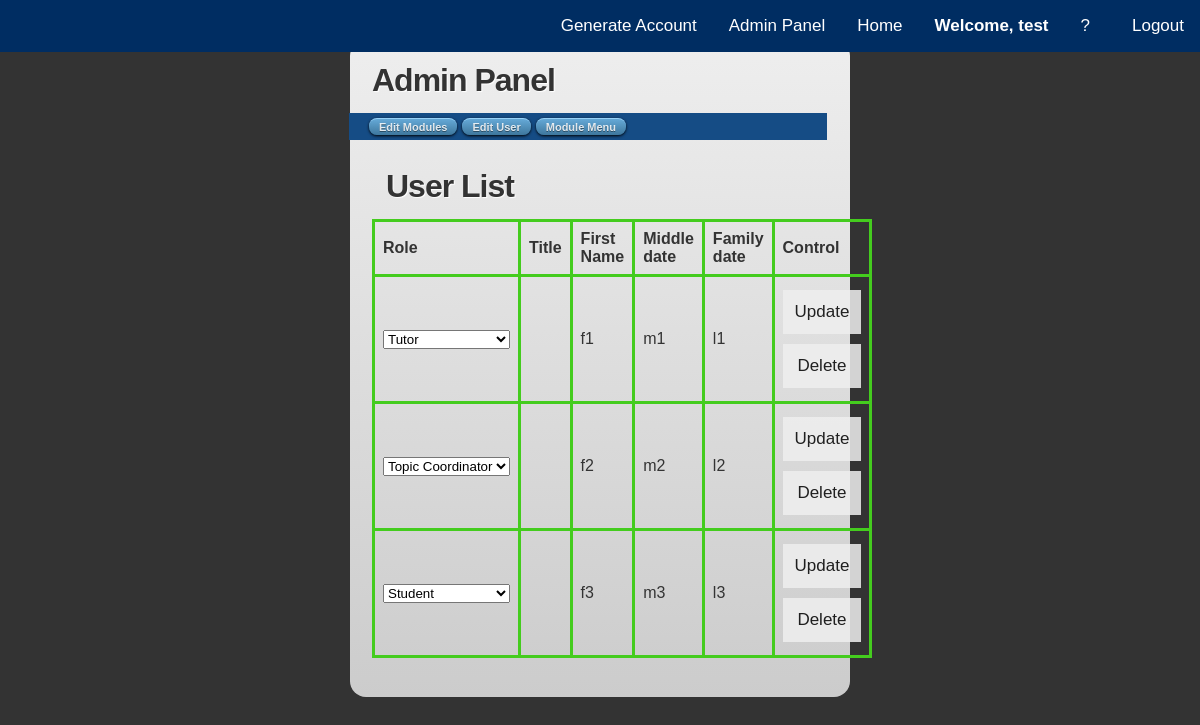
The app's page /editUser.php (signed in) with its own data.
### tables this page shows
CREATE TABLE `users` (
  `user_id` int(6) NOT NULL COMMENT 'Unique number ID for all users',
  `role_id` int(1) NOT NULL COMMENT 'User type',
  `title` char(3) DEFAULT NULL COMMENT 'User title',
  `first_name` char(20) DEFAULT NULL COMMENT 'User first name',
  `middle_name` char(20) DEFAULT NULL COMMENT 'User middle name',
  `family_name` char(20) DEFAULT NULL COMMENT 'User family name',
  `gender` char(1) DEFAULT NULL COMMENT 'User gender',
  `username` char(20) DEFAULT NULL COMMENT 'Username',
  `password` char(32) DEFAULT NULL COMMENT 'Password',
  `email_address` char(30) DEFAULT NULL COMMENT 'User email address',
  `student_id` char(7) DEFAULT NULL COMMENT 'Student ID or Staff ID',
  `FAN` char(8) DEFAULT NULL COMMENT 'FAN',
  `start_date` datetime DEFAULT NULL COMMENT 'User start effective date',
  `end_date` datetime DEFAULT NULL COMMENT 'User end effective date',
  `creted_date` datetime DEFAULT current_timestamp() COMMENT 'User created date',
  `created_by` char(6) DEFAULT NULL COMMENT 'User created by',
  `last_modified_date` datetime DEFAULT NULL ON UPDATE current_timestamp() COMMENT 'User last modified date',
  `last_modified_by` char(6) DEFAULT NULL COMMENT 'User last modified by'
);

### editUser.php (the view, shortened to what this page needs)
<?php
include 'topbar.php';
?>
<html>
    <head>
        <link rel='stylesheet' type='text/css' href='css/style.css' />
    </head>
    <body>
        <div id="page-wrap">
            <header>
                <h1>Admin Panel</h1>
                <nav>
                    <ul class="group">
                        <li><a href="editModules.php">Edit Modules</a></li>
                        <li><a href="editUser.php">Edit User</a></li>
                        <li><a href="viewMenu.php">Module Menu</a></li>
                    </ul>
                </nav>
            </header>
            <section id="main-content">
                <div id="guts">
                    <body>
                        <h1> User List</h1>
                        <table>
                            <tr>
                                <th>Role</th>
                                <th>Title</th>
                                <th>First Name</th>
                                <th>Middle date</th>
                                <th>Family date</th>
                                <th>Control</th>
                            </tr>
                            <?php
                            if ($_SESSION["usertype"] == 1 || $_SESSION["usertype"] == 2) {
                                include_once 'DBConnect.php';
                                $sql = "SELECT * FROM users";
                                $result = $conn->query($sql) or die(mysqli_error());
                                if ($result->num_rows > 0) {
                                    while ($row = mysqli_fetch_array($result)) {
                                        ?>
                                        <tr>
                                        <form class="user_update" method="POST" action="updateUserDetail.php">
                                            <td> <!
                                                <?php
                                                $role_id = $row ['role_id'];
                                                if ($role_id == "1") {
                                                    ?>
                                                    <select name="role">
                                                        <option value="1" selected>Topic Coordinator</option>
                                                    </select>
                                                <?php } else if ($role_id == "2") {
                                                    ?>
                                                    <select name="role">
                                                        <option value="2" selected>Tutor</option>
                                                    </select>
                                                <?php } else if ($role_id == "3") {
                                                    ?>
                                                    <select name="role">
                                                        <option value="3" selected>Student</option>
                                                    </select>
                                                <?php } ?>
                                            </td>
                                            <td>
                                            </td>
                                            <td>
                                                <?php
                                                echo $row['first_name'];
                                                ?>
                                            </td>
                                            <td>
                                                <?php
                                                echo $row['middle_name'];
                                                ?>
                                            </td>
                                            <td>
                                                <?php
                                                echo $row['family_name'];
                                                ?>
                                            </td>
                                            <td>
                                                <input type = "submit" name = "user_update" value="Update"></input>
                                        </form>
                                        <form class="user_delete" method="POST" action="updateUserDetail.php">
                                            <input type = "submit" name = "user_delete" value="Delete"></input>
                                        </form>
                                        </tr>
                                        <?php
                                    }}
                                }
                                ?>
                        </table>
                        <br>
                </div>
            </section>
        </div>
    </body>
</html>

### css/styleBG.css (style rules this page uses)
table { font-family: arial, sans-serif; border-collapse: collapse; width: 100%; }
td, th { border: 3px solid #44CC1E; text-align: left; padding: 8px; }
body { font-family: Arial, Helvetica, sans-serif; background-image: url("../pic/BG.png"); background-repeat: no-repeat; background-size: cover; background-attachment: fixed; margin:0; padding:0; }
* { box-sizing: border-box; }
input,.btn { width: 100%; padding: 12px; border: none; margin: 5px 0; opacity: 0.85; display: inline-block; font-size: 17px; line-height: 20px; text-decoration: none; }

### css/style.css (style rules this page uses)
* { margin: 0; padding: 0; }
html { overflow-y: scroll; }
body { font: 12px/1.4 Helvetica, sans-serif; background: #333; color: #333; }
.group:after { visibility: hidden; display: block; font-size: 0; content: " "; clear: both; height: 0; }
.group { display: inline-block; clear: both; }
.group { display: block; }
article, aside, figure, footer, header, hgroup, menu, nav, section { display: block; }
#page-wrap { width: 500px; margin: 40px auto 5px; background: #91c7ff; padding: 8px; background: -webkit-gradient(linear, left top, left bottom, from(#eee), to(#ccc)); background: -moz-linear-gradient(top, #eee, #ccc); -webkit-border-radius: 16px; -moz-border-radius: 16px; }
#main-content { padding: 14px; }
h1 { font: bold 32px Helvetica, Arial, Sans-Serif; letter-spacing: -1px; padding: 14px; color: #333; text-shadow: 1px 1px 1px white; }
nav ul { list-style: none; background: #154c85; padding: 5px 20px; width: 478px; position: relative; left: -9px; }
nav ul li { display: inline; }
nav ul li a { display: block; float: left; border-top: 1px solid #96d1f8; background: #3e779d; background: -webkit-gradient(linear, left top, left bottom, from(#65a9d7), to(#3e779d)); background: -moz-linear-gradient(top, #65a9d7, #3e779d); height: 17px; padding: 0 10px; -webkit-border-radius: 8px; -moz-border-radius: 8px; border-radius: 8px; -webkit-box-shadow: rgba(0,0,0,1) 0 1px 3px; -moz-box-shadow: rgba(0,0,0,1) 0 1px 0; text-shadow: rgba(0,0,0,.4) 0 1px 0; -webkit-text-stroke: 1px transparent; font: bold 11px/16px "Lucida Grande", "Verdana", sans-serif; color: rgba(255,255,255,.85); text-decoration: none; margin: 0 5px 0 0; }

### records on screen
users: first_name "f1", middle_name "m1", family_name "l1"
users: first_name "f2", middle_name "m2", family_name "l2"
users: first_name "f3", middle_name "m3", family_name "l3"

### other values on screen
$_SESSION["username"] "test"
